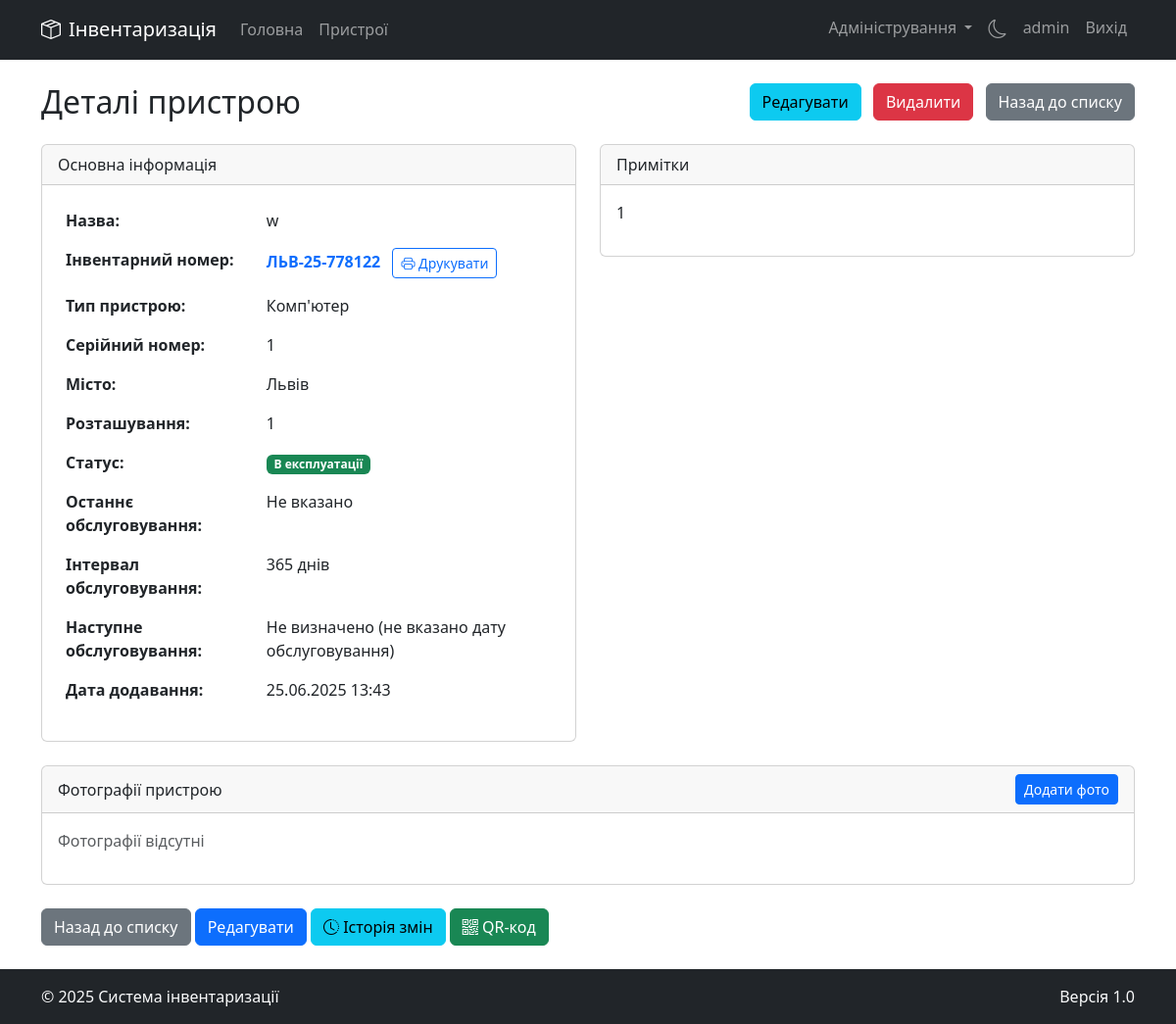
Screenshot of /device/1 (signed in) with the database file from the repository.
### app.py (models this page shows, shortened)
class User(UserMixin, db.Model):
    id = db.Column(db.Integer, primary_key=True)
    username = db.Column(db.String(80), unique=True, nullable=False)
    password = db.Column(db.String(120), nullable=False)
    is_admin = db.Column(db.Boolean, default=False)
    is_active = db.Column(db.Boolean, default=True)
    created_at = db.Column(db.DateTime, default=datetime.utcnow)
    city_id = db.Column(db.Integer, db.ForeignKey('city.id'))
    city = db.relationship('City', backref='users')

class Device(db.Model):
    id = db.Column(db.Integer, primary_key=True)
    name = db.Column(db.String(100), nullable=False)
    type = db.Column(db.String(50), nullable=False)
    serial_number = db.Column(db.String(100), unique=True)
    inventory_number = db.Column(db.String(20), unique=True)
    location = db.Column(db.String(200))
    status = db.Column(db.String(50))
    notes = db.Column(db.Text)
    created_at = db.Column(db.DateTime, default=datetime.utcnow)
    city_id = db.Column(db.Integer, db.ForeignKey('city.id'), nullable=False)
    photos = db.relationship('DevicePhoto', backref='device', lazy=True, cascade="all, delete-orphan")
    history = db.relationship('DeviceHistory', backref='device', lazy=True, cascade="all, delete-orphan")
    last_maintenance = db.Column(db.DateTime, nullable=True)
    maintenance_interval = db.Column(db.Integer, default=365, nullable=True)
    next_maintenance = db.Column(db.DateTime, nullable=True)

class City(db.Model):
    id = db.Column(db.Integer, primary_key=True)
    name = db.Column(db.String(100), nullable=False, unique=True)
    devices = db.relationship('Device', backref='city', lazy=True)

### app.py (the view)
@app.route('/device/<int:device_id>')
@login_required
def device_detail(device_id):
    device = Device.query.get_or_404(device_id)
    if not current_user.is_admin and device.city_id != current_user.city_id:
        abort(403)
    return render_template('device_detail.html', device=device, now=datetime.utcnow())

### app.py (called while the page is built)
@app.template_filter('nl2br')
def nl2br(value):
    if value:
        return re.sub(r'\n', '<br>', value)
    return ''

@login_manager.user_loader
def load_user(user_id):
    user = User.query.get(int(user_id))
    if user and user.is_active:
        return user
    return None

@app.context_processor
def utility_processor():
    def get_user_agent():
        return request.headers.get('User-Agent')
    return dict(get_user_agent=get_user_agent)

### templates/device_detail.html (shortened to what this page needs)
{% extends "base.html" %}
{% block content %}
<div class="row mb-3">
    <div class="col">
        <h2>Деталі пристрою</h2>
    </div>
    <div class="col-auto">
        <a href="{{ url_for('edit_device', device_id=device.id) }}" class="btn btn-info me-2">Редагувати</a>
        <form method="POST" action="{{ url_for('delete_device', device_id=device.id) }}" class="d-inline" onsubmit="return confirm('Ви впевнені, що хочете видалити цей пристрій? Всі пов\'язані дані та фотографії також будуть видалені.');">
            <button type="submit" class="btn btn-danger me-2">Видалити</button>
        </form>
        <a href="{{ url_for('devices') }}" class="btn btn-secondary">Назад до списку</a>
    </div>
</div>
<div class="row mb-4">
    <div class="col-md-6">
        <div class="card">
            <div class="card-header">
                Основна інформація
            </div>
            <div class="card-body">
                <table class="table table-borderless">
                    <tr>
                        <th style="width: 40%">Назва:</th>
                        <td>{{ device.name }}</td>
                    </tr>
                    <tr>
                        <th>Інвентарний номер:</th>
                        <td>
                            <strong class="text-primary">{{ device.inventory_number }}</strong>
                            <a href="{{ url_for('print_inventory', device_id=device.id) }}" class="btn btn-sm btn-outline-primary ms-2" title="Друкувати інвентарний номер">
                                <i class="bi bi-printer"></i> Друкувати
                            </a>
                        </td>
                    </tr>
                    <tr>
                        <th>Тип пристрою:</th>
                        <td>{{ device.type }}</td>
                    </tr>
                    <tr>
                        <th>Серійний номер:</th>
                        <td>{{ device.serial_number }}</td>
                    </tr>
                    <tr>
                        <th>Місто:</th>
                        <td>{{ device.city.name }}</td>
                    </tr>
                    <tr>
                        <th>Розташування:</th>
                        <td>{{ device.location }}</td>
                    </tr>
                    <tr>
                        <th>Статус:</th>
                        <td>
                            {% if device.status == 'В експлуатації' %}
                                <span class="badge bg-success">{{ device.status }}</span>
                            {% elif device.status == 'На ремонті' %}
                                <span class="badge bg-warning">{{ device.status }}</span>
                            {% elif device.status == 'Резерв' %}
                                <span class="badge bg-info">{{ device.status }}</span>
                            {% elif device.status == 'Списано' %}
                                <span class="badge bg-danger">{{ device.status }}</span>
                            {% else %}
                                <span class="badge bg-secondary">{{ device.status }}</span>
                            {% endif %}
                        </td>
                    </tr>
                    <tr>
                        <th>Останнє обслуговування:</th>
                        <td>{{ device.last_maintenance.strftime('%d.%m.%Y') if device.last_maintenance else 'Не вказано' }}</td>
                    </tr>
                    <tr>
                        <th>Інтервал обслуговування:</th>
                        <td>{{ device.maintenance_interval }} днів</td>
                    </tr>
                    <tr>
                        <th>Наступне обслуговування:</th>
                        <td>
                            {% if device.next_maintenance %}
                                {% set days_left = (device.next_maintenance - now).days %}
                                {{ device.next_maintenance.strftime('%d.%m.%Y') }}
                                {% if days_left < 0 %}
                                    <span class="badge bg-danger">Прострочено ({{ abs(days_left) }} днів)</span>
                                {% elif days_left <= 30 %}
                                    <span class="badge bg-warning">Скоро ({{ days_left }} днів)</span>
                                {% else %}
                                    <span class="badge bg-success">{{ days_left }} днів</span>
                                {% endif %}
                            {% else %}
                                {% if device.last_maintenance %}
                                    Не визначено (не вказано інтервал)
                                {% else %}
                                    Не визначено (не вказано дату обслуговування)
                                {% endif %}
                            {% endif %}
                        </td>
                    </tr>
                    <tr>
                        <th>Дата додавання:</th>
                        <td>{{ device.created_at.strftime('%d.%m.%Y %H:%M') }}</td>
                    </tr>
                </table>
            </div>
        </div>
    </div>
    <div class="col-md-6">
        <div class="card">
            <div class="card-header">
                Примітки
            </div>
            <div class="card-body">
                {% if device.notes %}
                <p>{{ device.notes|nl2br }}</p>
                {% else %}
                <p class="text-muted">Примітки відсутні</p>
                {% endif %}
            </div>
        </div>
    </div>
</div>
<div class="card mb-4">
    <div class="card-header d-flex justify-content-between align-items-center">
        <span>Фотографії пристрою</span>
        <button type="button" class="btn btn-primary btn-sm" data-bs-toggle="modal" data-bs-target="#addPhotoModal">
            Додати фото
        </button>
    </div>
    <div class="card-body">
        {% if device.photos %}
        <div class="row">
            {% for photo in device.photos %}
            <div class="col-md-3 mb-3">
                <div class="card">
                    <a href="{{ url_for('uploaded_file', filename=photo.filename) }}" target="_blank" title="Відкрити повне зображення">
                        <img src="{{ url_for('uploaded_file', filename=photo.filename) }}" class="card-img-top" alt="Фото пристрою" style="height: 150px; object-fit: cover;">
                    </a>
                    <div class="card-body p-2">
                        <p class="card-text small">{{ photo.original_filename }}</p>
                        <form method="POST" action="{{ url_for('delete_device_photo', photo_id=photo.id) }}" class="d-grid" onsubmit="return confirm('Ви впевнені, що хочете видалити це фото?');">
                            <input type="hidden" name="csrf_token" value="{{ csrf_token() }}">
                            <button type="submit" class="btn btn-sm btn-danger">Видалити</button>
                        </form>
                    </div>
                </div>
            </div>
            {% endfor %}
        </div>
        {% else %}
        <p class="text-muted">Фотографії відсутні</p>
        {% endif %}
    </div>
</div>
<div class="mt-4">
    <a href="{{ url_for('devices') }}" class="btn btn-secondary">Назад до списку</a>
    <a href="{{ url_for('edit_device', device_id=device.id) }}" class="btn btn-primary">Редагувати</a>
    <a href="{{ url_for('device_history', device_id=device.id) }}" class="btn btn-info">
        <i class="bi bi-clock-history"></i> Історія змін
    </a>
    <a href="{{ url_for('print_device_qrcode', device_id=device.id) }}" class="btn btn-success">
        <i class="bi bi-qr-code"></i> QR-код
    </a>
</div>
{% endblock %}

### templates/base.html (shortened to what this page needs)
<!DOCTYPE html>
<html lang="uk" data-bs-theme="{{ request.cookies.get('theme', 'light') }}">
<head>
    <link href="https://cdn.jsdelivr.net/npm/bootstrap@5.3.0/dist/css/bootstrap.min.css" rel="stylesheet">
    <link rel="stylesheet" href="https://cdn.jsdelivr.net/npm/bootstrap-icons@1.11.0/font/bootstrap-icons.css">
</head>
<body>
    <header>
        <nav class="navbar navbar-expand-lg navbar-dark bg-dark mb-4">
            <div class="container">
                <a class="navbar-brand" href="{{ url_for('index') }}">
                    <i class="bi bi-box-seam me-2"></i>Інвентаризація
                </a>
                <div class="collapse navbar-collapse" id="navbarNav">
                    <ul class="navbar-nav me-auto">
                        <li class="nav-item">
                            <a class="nav-link" href="{{ url_for('index') }}">Головна</a>
                        </li>
                        {% if current_user.is_authenticated %}
                        <li class="nav-item">
                            <a class="nav-link" href="{{ url_for('devices') }}">Пристрої</a>
                        </li>
                        {% endif %}
                    </ul>
                    <ul class="navbar-nav ms-auto">
                        {% if current_user.is_authenticated %}
                            {% if current_user.is_admin %}
                            <li class="nav-item dropdown">
                                <a class="nav-link dropdown-toggle" href="#" id="adminDropdown" role="button" data-bs-toggle="dropdown" aria-expanded="false">
                                    Адміністрування
                                </a>
                            </li>
                            {% endif %}
                            <li class="nav-item">
                                <a class="nav-link" href="{{ url_for('toggle_theme') }}">
                                    {% if request.cookies.get('theme') == 'dark' %}
                                        <i class="bi bi-sun navbar-theme-icon"></i>
                                    {% else %}
                                        <i class="bi bi-moon navbar-theme-icon"></i>
                                    {% endif %}
                                </a>
                            </li>
                            <li class="nav-item">
                                <a class="nav-link" href="#">{{ current_user.username }}</a>
                            </li>
                            <li class="nav-item">
                                <a class="nav-link" href="{{ url_for('logout') }}">Вихід</a>
                            </li>
                        {% endif %}
                    </ul>
                </div>
            </div>
        </nav>
    </header>
    <main class="container mb-4">
        {% block content %}{% endblock %}
    </main>
    <footer class="bg-dark text-light py-3 mt-auto">
        <div class="container">
            <div class="row">
                <div class="col-md-6">
                    <p class="mb-0">&copy; 2025 Система інвентаризації</p>
                </div>
                <div class="col-md-6 text-md-end">
                    <p class="mb-0">Версія 1.0</p>
                </div>
            </div>
        </div>
    </footer>
</body>
</html>

### templates/base.html (style rules this page uses)
body { min-height: 100vh; display: flex; flex-direction: column; }
main { flex: 1; }
.navbar-theme-icon { font-size: 1.2rem; cursor: pointer; }

### rows the page displays
User: username "admin"
Device: name "w", inventory_number "ЛЬВ-25-778122", type "Комп'ютер", serial_number "1", location "1", status "В експлуатації", last_maintenance "Не вказано", maintenance_interval "365", created_at "25.06.2025 13:43", notes "1"
City: city.name "Львів"
